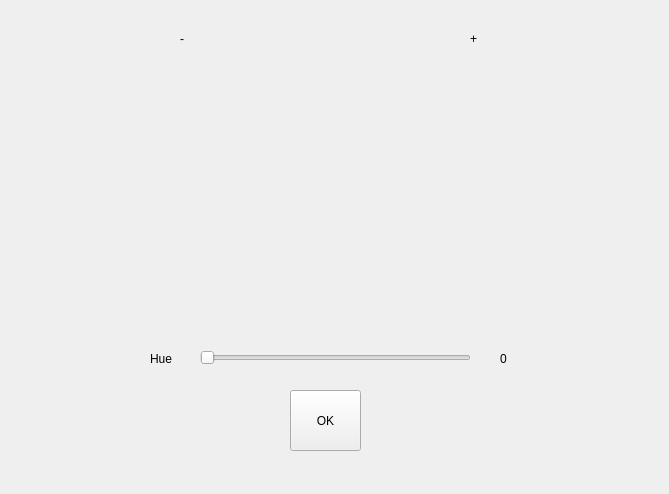
<?xml version="1.0" encoding="UTF-8"?>
<ui version="4.0">
 <class>FormHue</class>
 <widget class="QWidget" name="FormHue">
  <property name="geometry">
   <rect>
    <x>0</x>
    <y>0</y>
    <width>669</width>
    <height>494</height>
   </rect>
  </property>
  <property name="windowTitle">
   <string>Hue</string>
  </property>
  <widget class="QLabel" name="label">
   <property name="geometry">
    <rect>
     <x>150</x>
     <y>350</y>
     <width>81</width>
     <height>17</height>
    </rect>
   </property>
   <property name="text">
    <string>Hue</string>
   </property>
  </widget>
  <widget class="QSlider" name="horizontalSlider_hue">
   <property name="geometry">
    <rect>
     <x>200</x>
     <y>350</y>
     <width>271</width>
     <height>16</height>
    </rect>
   </property>
   <property name="maximum">
    <number>180</number>
   </property>
   <property name="orientation">
    <enum>Qt::Horizontal</enum>
   </property>
  </widget>
  <widget class="QLabel" name="label_3">
   <property name="geometry">
    <rect>
     <x>500</x>
     <y>350</y>
     <width>31</width>
     <height>17</height>
    </rect>
   </property>
   <property name="text">
    <string>0</string>
   </property>
  </widget>
  <widget class="QPushButton" name="pushButton">
   <property name="geometry">
    <rect>
     <x>290</x>
     <y>390</y>
     <width>71</width>
     <height>61</height>
    </rect>
   </property>
   <property name="text">
    <string>OK</string>
   </property>
  </widget>
  <widget class="QLabel" name="label_img_dec">
   <property name="geometry">
    <rect>
     <x>60</x>
     <y>50</y>
     <width>261</width>
     <height>271</height>
    </rect>
   </property>
   <property name="text">
    <string/>
   </property>
   <property name="pixmap">
    <pixmap>img.png</pixmap>
   </property>
  </widget>
  <widget class="QLabel" name="label_img_inc">
   <property name="geometry">
    <rect>
     <x>350</x>
     <y>50</y>
     <width>261</width>
     <height>271</height>
    </rect>
   </property>
   <property name="text">
    <string/>
   </property>
   <property name="pixmap">
    <pixmap>img.png</pixmap>
   </property>
  </widget>
  <widget class="QLabel" name="label_2">
   <property name="geometry">
    <rect>
     <x>180</x>
     <y>30</y>
     <width>21</width>
     <height>17</height>
    </rect>
   </property>
   <property name="text">
    <string>-</string>
   </property>
  </widget>
  <widget class="QLabel" name="label_4">
   <property name="geometry">
    <rect>
     <x>470</x>
     <y>30</y>
     <width>21</width>
     <height>17</height>
    </rect>
   </property>
   <property name="text">
    <string>+</string>
   </property>
  </widget>
 </widget>
 <resources/>
 <connections>
  <connection>
   <sender>horizontalSlider_hue</sender>
   <signal>valueChanged(int)</signal>
   <receiver>label_3</receiver>
   <slot>setNum(int)</slot>
   <hints>
    <hint type="sourcelabel">
     <x>313</x>
     <y>320</y>
    </hint>
    <hint type="destinationlabel">
     <x>500</x>
     <y>320</y>
    </hint>
   </hints>
  </connection>
 </connections>
</ui>
